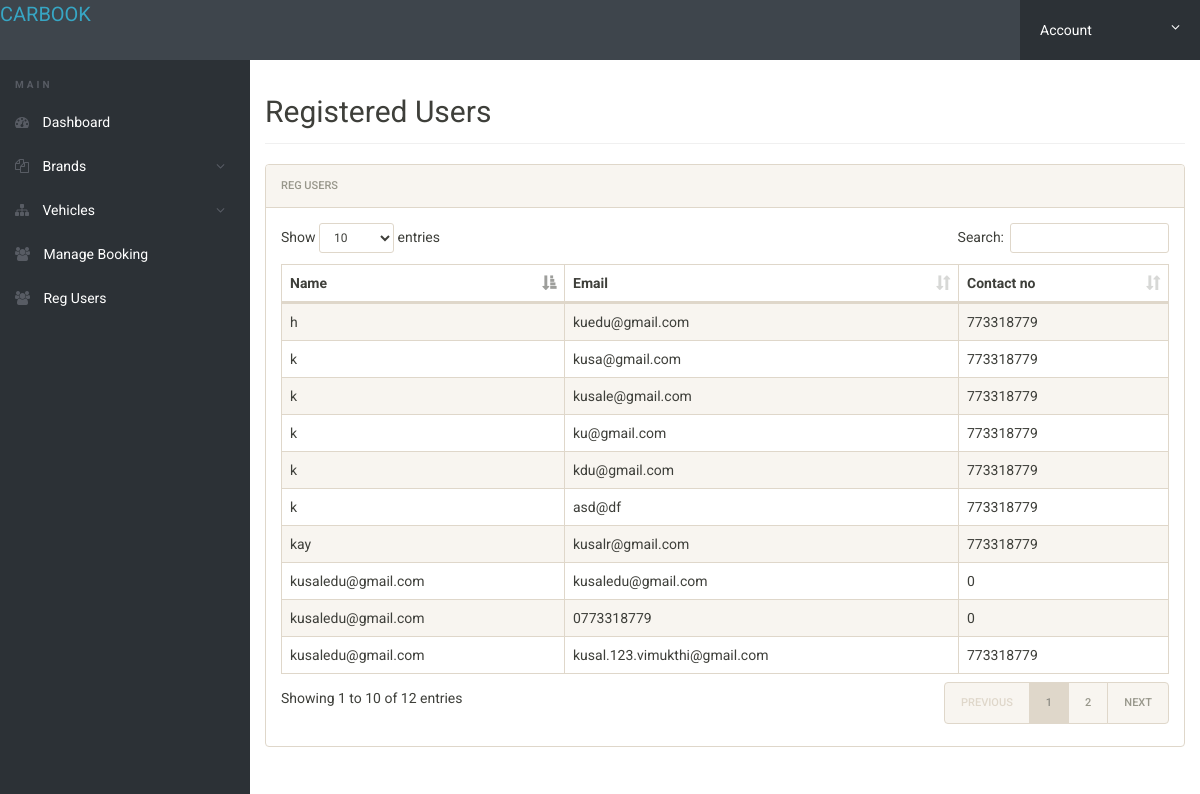
The page /admin/reg-users.php (signed in) on the database its author committed.
### tables this page shows
CREATE TABLE `users` (
  `id` int(10) NOT NULL,
  `username` varchar(255) NOT NULL,
  `email` varchar(255) NOT NULL,
  `phone` int(11) NOT NULL,
  `password` varchar(255) NOT NULL
);

### admin/reg-users.php (the view, shortened to what this page needs)
<?php
include('includes/connection.inc.php');
 ?>
<!doctype html>
<html lang="en" class="no-js">
<head>
	<link rel="stylesheet" href="css/font-awesome.min.css">
	<link rel="stylesheet" href="css/bootstrap.min.css">
	<link rel="stylesheet" href="css/dataTables.bootstrap.min.css">
	<link rel="stylesheet" href="css/bootstrap-social.css">
	<link rel="stylesheet" href="css/bootstrap-select.css">
	<link rel="stylesheet" href="css/fileinput.min.css">
	<link rel="stylesheet" href="css/awesome-bootstrap-checkbox.css">
	<link rel="stylesheet" href="css/style.css">
</head>
<body>
	<?php include('includes/header.php');?>
	<div class="ts-main-content">
		<?php include('includes/leftbar.php');?>
		<div class="content-wrapper">
			<div class="container-fluid">
				<div class="row">
					<div class="col-md-12">
						<h2 class="page-title">Registered Users</h2>
						<div class="panel panel-default">
							<div class="panel-heading">Reg Users</div>
							<div class="panel-body">
								<table id="zctb" class="display table table-striped table-bordered table-hover" cellspacing="0" width="100%">
									<thead>
										<tr>
											<th> Name</th>
											<th>Email </th>
											<th>Contact no</th>
										</tr>
									</thead>
									<tbody>
<?php
	$sql="SELECT * FROM users";
	$res=mysqli_query($con,$sql);
	while($row=mysqli_fetch_assoc($res)){
?>
										<tr>
											<td><?php echo $row['username']?></td>
											<td><?php echo $row['email'];?></td>
											<td><?php echo $row['phone'];?></td>
										</tr>
										<?php }?>
									</tbody>
								</table>
							</div>
						</div>
					</div>
				</div>
			</div>
		</div>
	</div>
</body>
</html>

### admin/css/style.css (style rules this page uses)
html { font-size: 14px; }
@media only screen and (min-width: 480px) { html { font-size: 17px; } }
@media only screen and (min-width: 768px) { html { font-size: 14px; } }
body { font-size: 1em; }
.panel { overflow: hidden; }
.page-title { padding-bottom: 15px; margin-bottom: 20px; border-bottom: 1px solid #f0f0f0; }
.ts-main-content .content-wrapper { padding-top: 15px; margin-top: 60px; }
@media only screen and (min-width: 992px) { .ts-main-content .content-wrapper { margin-left: 250px; } }

### rows shown on the page
users: username "kusaledu@gmail.com", email "kusaledu@gmail.com", phone "0"
users: username "kusaledu@gmail.com", email "0773318779", phone "0"
users: username "kusaledu@gmail.com", email "kusal.123.vimukthi@gmail.com", phone "773318779"
users: username "kay", email "kusalr@gmail.com", phone "773318779"
users: username "k", email "kusa@gmail.com", phone "773318779"
users: username "k", email "kusale@gmail.com", phone "773318779"
users: username "k", email "ku@gmail.com", phone "773318779"
users: username "h", email "kuedu@gmail.com", phone "773318779"
users: username "k", email "kdu@gmail.com", phone "773318779"
users: username "k", email "asd@df", phone "773318779"
